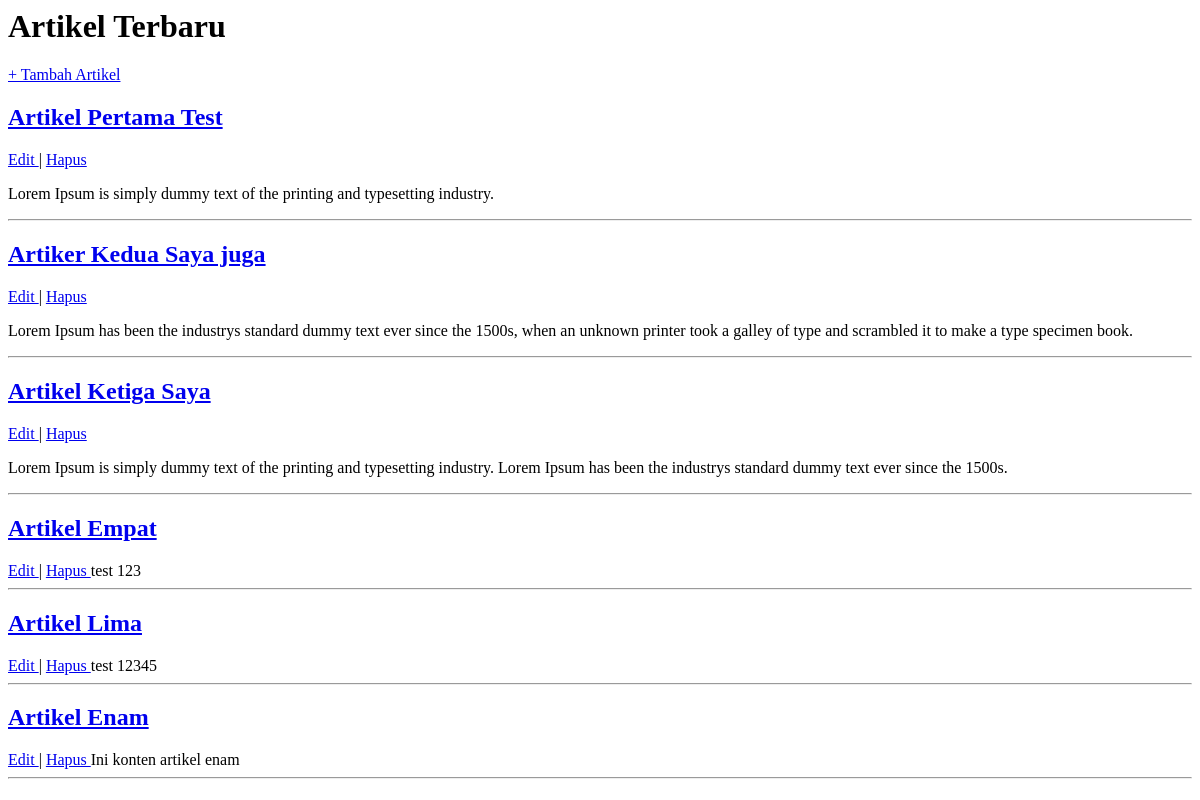
Before: / with the older database file.
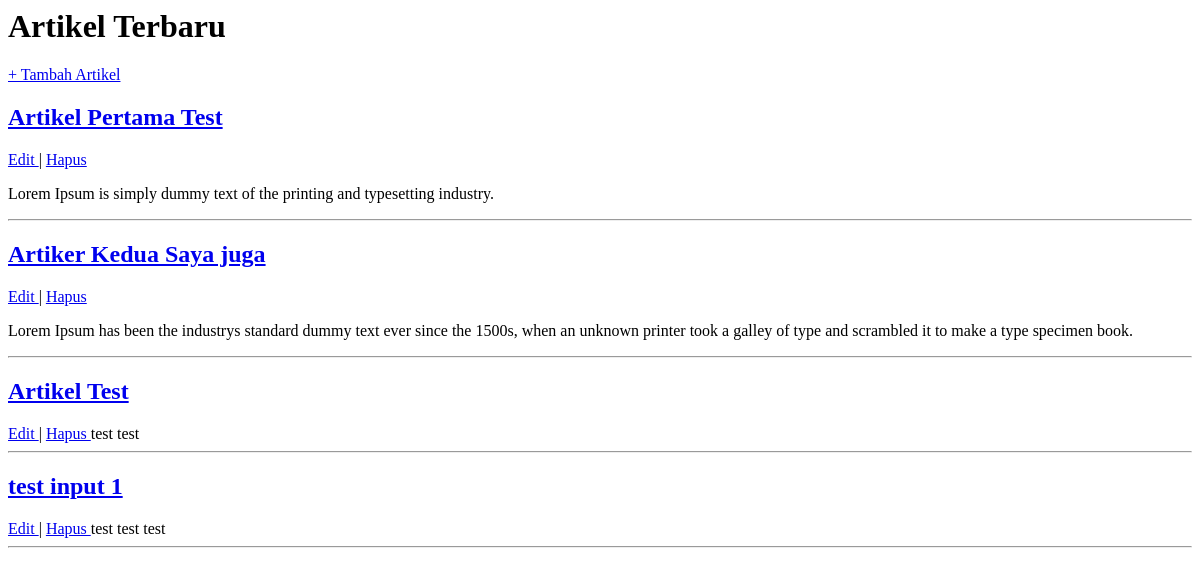
After: the same page with the newer database file.
### tables this page shows
CREATE TABLE `blog` (
  `id` int(11) NOT NULL,
  `title` varchar(255) NOT NULL,
  `content` text NOT NULL,
  `url` varchar(255) NOT NULL,
  `cover` varchar(255) NOT NULL,
  `date` timestamp NOT NULL DEFAULT current_timestamp() ON UPDATE current_timestamp()
);

### application/controllers/Blog.php (called while the page is built, shortened)
<?php
Class Blog extends CI_Controller
{
    function __construct() {
        $this->load->database();
        $this->load->model('Blog_model');
        $this->load->helper('url');
    }
    public function index() {
        $data['blogs'] = $this->Blog_model->getBlogs();
        $this->load->view('blog',$data);
    }
}
?>

### index.php (called while the page is built, shortened)
<?php
require_once BASEPATH.'core/CodeIgniter.php';

### application/models/Blog_model.php (called while the page is built, shortened)
<?php
class Blog_model extends CI_Model {
    public function getBlogs()
    {
        $query = $this->db->get("blog");
        return $query->result_array();
    }
}
?>

### application/views/blog.php (the view, shortened to what this page needs)
<html>
<head>
</head>
<body>
    <h1>Artikel Terbaru</h1>
    <a href="<?php echo site_url('blog/add')?>"> + Tambah Artikel </a>
    <?php foreach($blogs as $key=>$blog):?>
    <div class="blog">
        <a href="<?php echo site_url("blog/detail/".$blog['url']);?>">
            <h2><?php echo $blog['title'];?></h2>
            <a href="<?php echo site_url('blog/edit/'.$blog['id']);?>"> Edit </a>
            |
            <a href="<?php echo site_url('blog/delete/'.$blog['id']);?>"> Hapus </a>
        </a>
        <?php echo $blog['content'];
        echo "<hr>";
        endforeach;
    ?>
</body>
</html>

Changed rows visible on the page:
removed blog: title "Artikel Ketiga Saya", content "Lorem Ipsum is simply dummy text of the printing and typesetting industry. Lorem Ipsum has been the industrys standard dummy text ever since the 1500s."
removed blog: title "Artikel Empat", content "test 123"
removed blog: title "Artikel Lima", content "test 12345"
removed blog: title "Artikel Enam", content "Ini konten artikel enam"
added blog: title "Artikel Test", content "test test"
added blog: title "test input 1", content "test test test"
